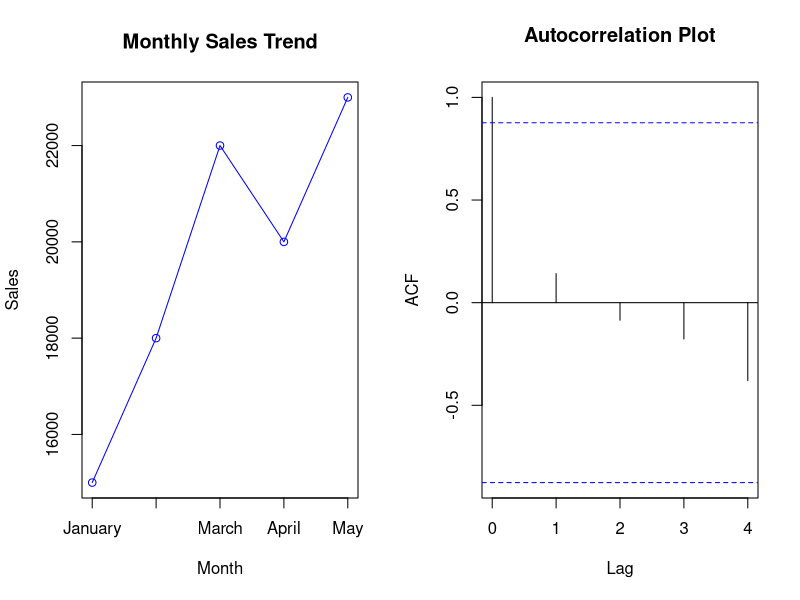

The R source for this figure:
# Monthly Sales Dataset

month <- c("January","February","March","April","May")
sales <- c(15000,18000,22000,20000,23000)

par(mfrow=c(1,2))

# Time Series Line Chart
plot(sales,
     type="o",
     col="blue",
     xaxt="n",
     main="Monthly Sales Trend",
     xlab="Month",
     ylab="Sales")

axis(1,at=1:5,labels=month)

# Autocorrelation Plot
acf(sales,
    main="Autocorrelation Plot")

par(mfrow=c(1,1))
